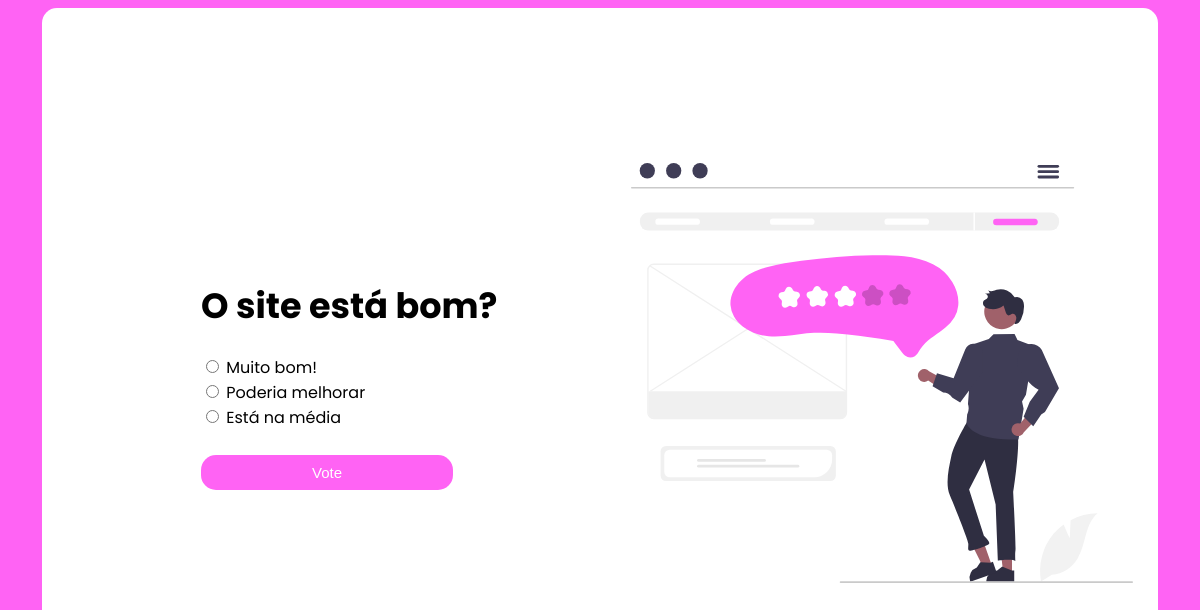
/polls/2/vote/, run on the app's committed database.
### polls/models.py (models this page shows, shortened)
class Question(models.Model):
    question_text = models.CharField(max_length=200)
    pub_date = models.DateTimeField('date_published')

class Choice(models.Model):
    question = models.ForeignKey(Question, on_delete=models.CASCADE)
    choice_text = models.CharField(max_length=200)
    vote = models.IntegerField(default=0)

### polls/views.py (the view)
# urls.py: path('<int:question_id>/vote/', views.vote, name='vote'),
def vote(request, question_id):
    question = get_object_or_404(Question, pk = question_id)
    try:
        selected_choice = question.choice_set.get(pk=request.POST['choice'])
    except KeyError:
        return render(request, 'polls/vote.html', {
            'question': question,
            'error_message': "Você não escolheu uma pergunta!!"
        })
    else:
        selected_choice.vote += 1
        selected_choice.save()
        return HttpResponseRedirect(reverse('polls:results', args=(question.id,)))

### template/polls/vote.html (shortened to what this page needs)
{% load static %}
<!DOCTYPE html>
<html lang="en">
<head>
    <link rel="stylesheet" type="text/css" href="{% static '/css/vote.css' %}" />
</head>
<body class="body">
    <div class="content">
    <div class="form">
        <form action="{% url 'polls:vote' question.id %}" method="post">
                <h1>{{ question.question_text}}</h1>
                {% for choice in question.choice_set.all %}
                    <input type="radio" name="choice" id="choice{{ forloop.counter }}" value="{{ choice.id }}">
                    <label for="choice{{ forloop.counter }}">{{ choice.choice_text }}</label><br>
                {% endfor %}
                <br>
            <input type="submit" class="button_vote" value="Vote">
        </form>
    </div>
    <div class="img">
        <img src="{%static '/img/voto.svg' %}" alt='pessoa votando' class="imagem"/>
    </div>
    </div>
</body>
</html>

### static/css/vote.css (style rules this page uses)
.body { background-color: #FF63F4; }
.content { align-items: center; background-color: #fff; width: 90%; height: 85vh; margin:auto; padding: 25px; border-radius: 15px; font-family: 'Poppins', sans-serif; display: flex; }
.form { flex: 10; display: flex; flex-direction: column; justify-content: center; align-items: center; }
h1 { font-size: 35px; }
.img { flex: 7; background: #fff; display: flex; flex-direction: column; justify-content: center; }
.imagem { max-height: 35vw ; }
.button_vote { border: none; width:85%; height: 35px; background-color: #FF63F4; border-radius: 15px; color: #fff; font-size: 15px; cursor: pointer; }

### data on the page
Question: question_text "O site está bom?"
Choice: choice_text "Muito bom!"
Choice: choice_text "Poderia melhorar"
Choice: choice_text "Está na média"
